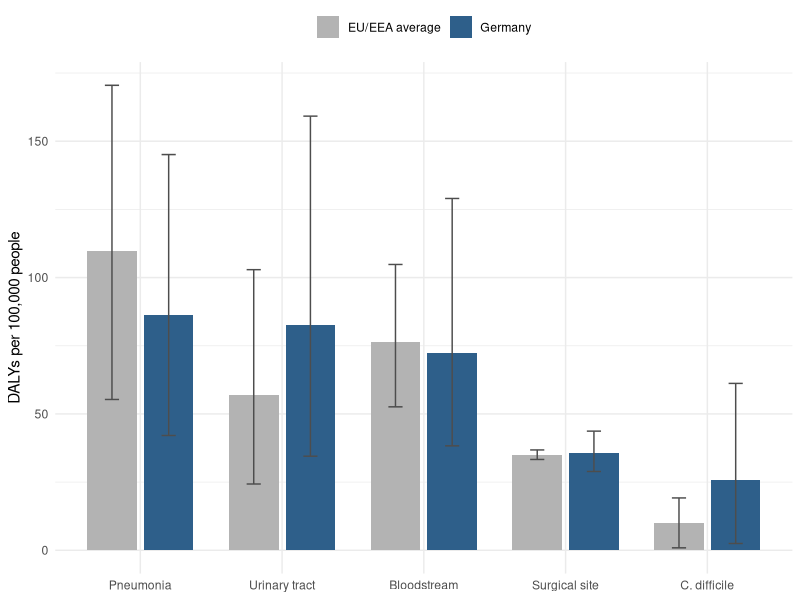

Here is the R script that generated this plot:
## ---- chunk 1
#| label: fig-burden
#| fig-cap: "Estimated DALYs per 100,000 people by infection type, Germany and the EU/EEA average, 2011–2012. Bars show median estimates and error bars show 95% uncertainty intervals. Values from Table 2 of Zacher et al. (2019)."
#| message: false
#| fig-width: 8
#| fig-height: 4.5
library(ggplot2)

burden <- data.frame(
  infection = rep(c("Pneumonia", "Urinary tract", "Bloodstream",
                    "Surgical site", "C. difficile"), times = 2),
  group     = rep(c("Germany", "EU/EEA average"), each = 5),
  dalys     = c(86.1, 82.6, 72.2, 35.7, 25.9,
                109.8, 57.1, 76.2, 35.1, 10.0),
  lower     = c(42.1, 34.5, 38.3, 28.9, 2.5,
                55.3, 24.3, 52.6, 33.3, 0.9),
  upper     = c(145.1, 159.2, 129.0, 43.7, 61.2,
                170.5, 102.9, 104.8, 36.8, 19.2)
)
burden$infection <- factor(burden$infection, levels = unique(burden$infection))

ggplot(burden, aes(x = infection, y = dalys, fill = group)) +
  geom_col(position = position_dodge(width = 0.8), width = 0.7) +
  geom_errorbar(aes(ymin = lower, ymax = upper),
                position = position_dodge(width = 0.8),
                width = 0.2, colour = "grey30") +
  scale_fill_manual(values = c("EU/EEA average" = "grey70",
                               "Germany" = "#2E5F8A")) +
  labs(x = NULL, y = "DALYs per 100,000 people", fill = NULL) +
  theme_minimal() +
  theme(legend.position = "top")
